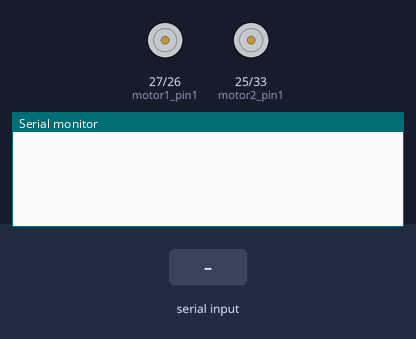
A sketch run on a simulated ESP32. On the bench: motor-driver pin pairs drawn as motors (green arrow = first pin HIGH = forward, orange = second pin HIGH = backward, longer = more drive, scaled by the enable pin), the last lines printed to the serial monitor. The inputs (shaded band) are chosen by the test bench. Nothing arrives over Bluetooth unless stated.

Above: at 1.2 s.
1.3 s: "F90\n" received over the second serial link
At 1.7 s:
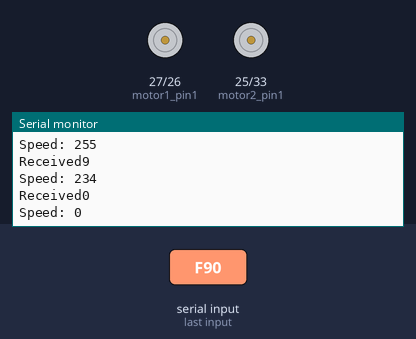
2.8 s: "F,45\n" received over the second serial link
At 4.0 s:
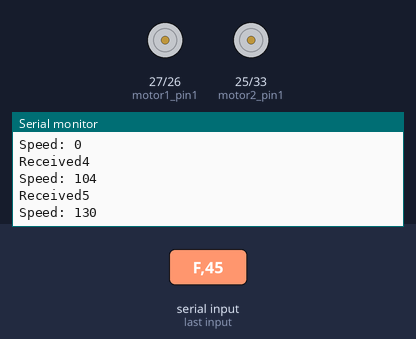
4.3 s: "B90\n" received over the second serial link
At 5.2 s:
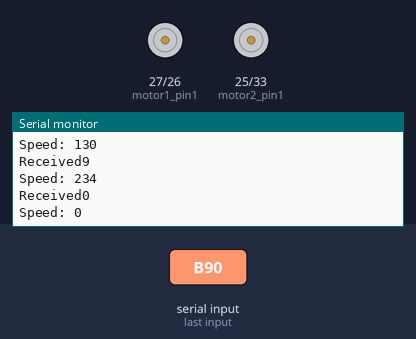
5.8 s: "R90\n" received over the second serial link
7.3 s: "L90\n" received over the second serial link
8.8 s: "B,45\n" received over the second serial link
At 9.8 s:
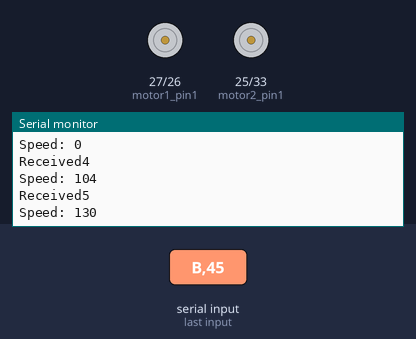
Timing chart, 0 to 11.3 s (numbered marks = the images above; inputs shaded):
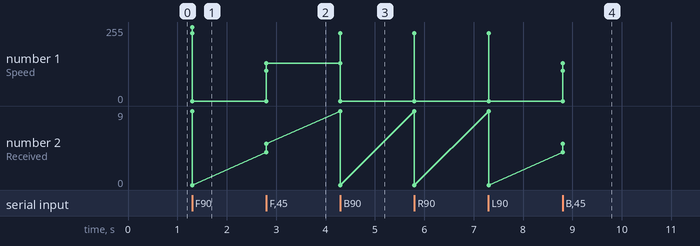

Measured:
- after the input at 1.3 s, the serial monitor: prints a new line at once (image 1)
- after the input at 2.8 s, the serial monitor: prints a new line at once (image 2)
- after the input at 4.3 s, the serial monitor: prints a new line at once (image 3)
- after the input at 8.8 s, the serial monitor: prints a new line at once (image 4)
- plotted number 1: 0 → 130 after the input at 2.8 s, 0 → 130 after the input at 8.8 s
- plotted number 2: 0 → 5 after the input at 2.8 s, 0 → 5 after the input at 8.8 s

The sketch:

car_bluetooth.ino
```cpp
#include "BluetoothSerial.h"

BluetoothSerial SerialBT;

int ENA = 12;
int ENB = 14;
int motor1_pin1 = 27;
int motor1_pin2 = 26;
int motor2_pin1 = 25;
int motor2_pin2 = 33;

char m;

const int frequency = 500;
const int pwm_channel1 = 0;
const int pwm_channel2 = 1;
const int resolution = 8;
int speed = 255;

void setup() {
  Serial.begin(115200);
  SerialBT.begin("Bledek666");

  pinMode(ENA, OUTPUT);
  pinMode(ENB, OUTPUT);
  pinMode(motor1_pin1, OUTPUT);
  pinMode(motor1_pin2, OUTPUT);
  pinMode(motor2_pin1, OUTPUT);
  pinMode(motor2_pin2, OUTPUT);

  ledcSetup(pwm_channel1, frequency, resolution);
  ledcSetup(pwm_channel2, frequency, resolution);
  ledcAttachPin(ENA, pwm_channel1);
  ledcAttachPin(ENB, pwm_channel2);
}

void loop() {
  m = (char)SerialBT.read();

  if (Serial.available()) {
    SerialBT.write(Serial.read());
  }

  if (SerialBT.available()) {
    Serial.print("Received");
    Serial.println(m);

    if (m=='0') {
      speed = 0;
    } else if (m=='1'||m=='2'||m=='3'||m=='4'||m=='5'||m=='6'||m=='7'||m=='8'||m=='9') {
      speed = (m-'0') * 26;
    } else if (m=='q') {
      speed = 255;
    }

    Serial.println((String)"Speed: "+speed);

    if (m=='F') {
      digitalWrite(motor1_pin1, HIGH);
      digitalWrite(motor1_pin2, LOW);
      digitalWrite(motor2_pin1, HIGH);
      digitalWrite(motor2_pin2, LOW);
      ledcWrite(pwm_channel1, speed);
      ledcWrite(pwm_channel2, speed);
    } else if (m=='B') {
      digitalWrite(motor1_pin1, LOW);
      digitalWrite(motor1_pin2, HIGH);
      digitalWrite(motor2_pin1, LOW);
      digitalWrite(motor2_pin2, HIGH);
      ledcWrite(pwm_channel1, speed);
      ledcWrite(pwm_channel2, speed);
    } else if (m=='R') {
      digitalWrite(motor1_pin1, LOW);
      digitalWrite(motor1_pin2, HIGH);
      digitalWrite(motor2_pin1, HIGH);
      digitalWrite(motor2_pin2, LOW);
      ledcWrite(pwm_channel1, speed);
      ledcWrite(pwm_channel2, speed);
    } else if (m=='L') {
      digitalWrite(motor1_pin1, HIGH);
      digitalWrite(motor1_pin2, LOW);
      digitalWrite(motor2_pin1, LOW);
      digitalWrite(motor2_pin2, HIGH);
      ledcWrite(pwm_channel1, speed);
      ledcWrite(pwm_channel2, speed);
    } else if (m=='I') {
      digitalWrite(motor1_pin1, LOW);
      digitalWrite(motor1_pin2, LOW);
      digitalWrite(motor2_pin1, HIGH);
      digitalWrite(motor2_pin2, LOW);
      ledcWrite(pwm_channel1, speed);
      ledcWrite(pwm_channel2, speed);
    } else if (m=='G') {
      digitalWrite(motor1_pin1, HIGH);
      digitalWrite(motor1_pin2, LOW);
      digitalWrite(motor2_pin1, LOW);
      digitalWrite(motor2_pin2, LOW);
      ledcWrite(pwm_channel1, speed);
      ledcWrite(pwm_channel2, speed);
    } else if (m=='J') {
      digitalWrite(motor1_pin1, LOW);
      digitalWrite(motor1_pin2, LOW);
      digitalWrite(motor2_pin1, LOW);
      digitalWrite(motor2_pin2, HIGH);
      ledcWrite(pwm_channel1, speed);
      ledcWrite(pwm_channel2, speed);
    } else if (m=='H') {
      digitalWrite(motor1_pin1, LOW);
      digitalWrite(motor1_pin2, HIGH);
      digitalWrite(motor2_pin1, LOW);
      digitalWrite(motor2_pin2, LOW);
      ledcWrite(pwm_channel1, speed);
      ledcWrite(pwm_channel2, speed);
    } else {
      digitalWrite(motor1_pin1, LOW);
      digitalWrite(motor1_pin2, LOW);
      digitalWrite(motor2_pin1, LOW);
      digitalWrite(motor2_pin2, LOW);
    }
  }
}
```
